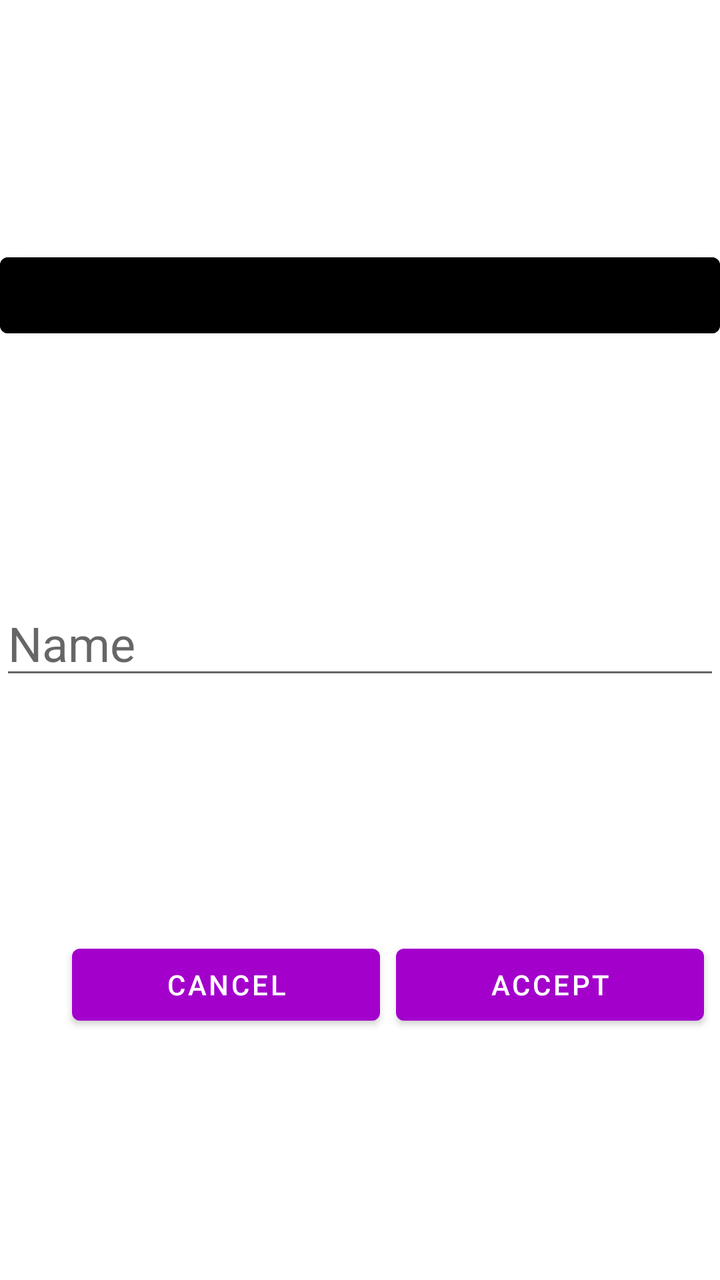
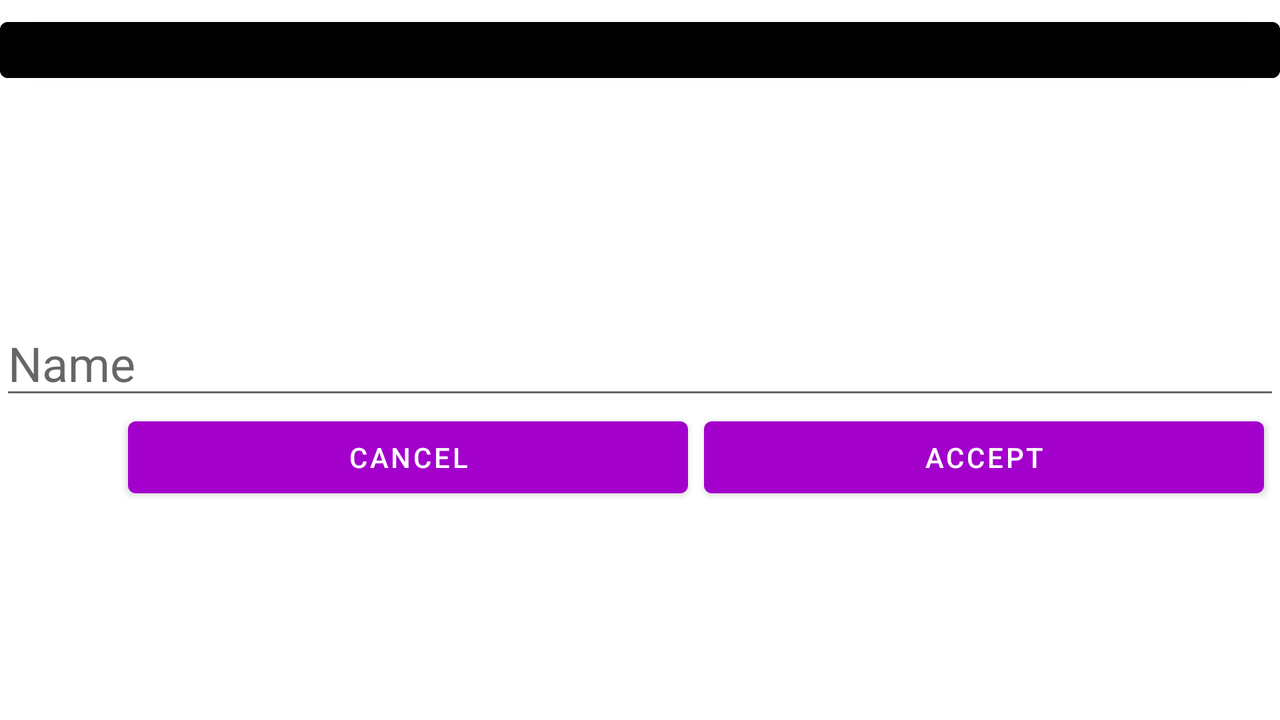

One screen, two layout resources from the same app: the default and the repository's alternative for another configuration. Each is rendered where Android would select it; the XML of both is given below.
<!-- AndroidManifest.xml: application theme Theme.NetworkBM -->
<!-- res/layout/ajout_objet_form.xml -->
<?xml version="1.0" encoding="utf-8"?>
<androidx.constraintlayout.widget.ConstraintLayout xmlns:android="http://schemas.android.com/apk/res/android"
    xmlns:app="http://schemas.android.com/apk/res-auto"
    xmlns:tools="http://schemas.android.com/tools"
    android:id="@+id/bitIcon1"
    android:layout_width="match_parent"
    android:layout_height="match_parent">

    <androidx.constraintlayout.widget.Guideline
        android:id="@+id/guideline"
        android:layout_width="wrap_content"
        android:layout_height="wrap_content"
        android:orientation="vertical"
        app:layout_constraintGuide_percent="0.10" />

    <EditText
        android:id="@+id/editTextNom"
        android:layout_width="match_parent"
        android:layout_height="wrap_content"
        android:autofillHints="Nom"
        android:hint="@string/name"
        android:textSize="24sp"
        app:layout_constraintBottom_toBottomOf="parent"
        app:layout_constraintTop_toTopOf="parent" />


    <LinearLayout
        android:id="@+id/listCouleurs"
        android:layout_width="match_parent"
        android:layout_height="50dp"
        android:orientation="horizontal"
        app:layout_constraintBottom_toTopOf="@+id/editTextNom"
        app:layout_constraintTop_toTopOf="parent">

        <Button
            android:id="@+id/butCol1"
            android:layout_width="wrap_content"
            android:layout_height="match_parent"
            android:layout_weight="1"
            android:backgroundTint="@color/black"
            android:textColor="@color/white" />
    </LinearLayout>

    <LinearLayout
        android:id="@+id/listIcones"
        android:layout_width="match_parent"
        android:layout_height="50dp"
        android:orientation="horizontal"
        app:layout_constraintTop_toBottomOf="@+id/listCouleurs">

        <ImageButton
            android:id="@+id/butIcon1"
            android:layout_width="wrap_content"
            android:layout_height="wrap_content"
            android:layout_weight="1"
            android:background="@color/black"
            android:scaleType="fitCenter"
            tools:srcCompat="@tools:sample/avatars" />

    </LinearLayout>

    <Button
        android:id="@+id/buttonAnnuler"
        android:layout_width="0dp"
        android:layout_height="wrap_content"
        android:layout_marginRight="8dp"
        android:text="@string/cancel"
        app:layout_constraintBottom_toBottomOf="parent"
        app:layout_constraintEnd_toStartOf="@+id/buttonValider"
        app:layout_constraintHorizontal_chainStyle="packed"
        app:layout_constraintStart_toEndOf="@id/guideline"
        app:layout_constraintTop_toBottomOf="@+id/editTextNom" />

    <Button
        android:id="@+id/buttonValider"
        android:layout_width="0dp"
        android:layout_height="wrap_content"
        android:layout_marginEnd="8dp"
        android:text="@string/accept"
        app:layout_constraintEnd_toEndOf="parent"
        app:layout_constraintHorizontal_bias="0.5"
        app:layout_constraintStart_toEndOf="@+id/buttonAnnuler"
        app:layout_constraintTop_toTopOf="@+id/buttonAnnuler" />

    <Button
        android:id="@+id/buttonSupprimer"
        android:layout_width="0dp"
        android:layout_height="wrap_content"
        android:layout_marginTop="56dp"
        android:layout_marginEnd="8dp"
        android:text="@string/delete"
        android:visibility="invisible"
        app:layout_constraintEnd_toEndOf="parent"
        app:layout_constraintHorizontal_bias="0.0"
        app:layout_constraintStart_toEndOf="@+id/buttonAnnuler"
        app:layout_constraintTop_toBottomOf="@+id/buttonValider"
        app:layout_constraintTop_toTopOf="@+id/buttonAnnuler" />
</androidx.constraintlayout.widget.ConstraintLayout>
<!-- resources referenced by this layout -->
<resources>
  <color name="black">#FF000000</color>
  <color name="white">#FFFFFFFF</color>
  <string name="accept">Accept</string>
  <string name="cancel">Cancel</string>
  <string name="delete">Delete</string>
  <string name="name">Name</string>
  <style name="Theme.NetworkBM" parent="Theme.MaterialComponents.DayNight.DarkActionBar">
          
          <item name="colorPrimary">@color/purple_princ</item>
          <item name="colorPrimaryVariant">@color/purple_princ</item>
          <item name="colorOnPrimary">@color/white</item>
          
          <item name="colorSecondary">@color/teal_200</item>
          <item name="colorSecondaryVariant">@color/teal_700</item>
          <item name="colorOnSecondary">@color/black</item>
          
          <item name="android:statusBarColor" tools:targetApi="l">?attr/colorPrimaryVariant</item>
          
      </style>
  <color name="purple_princ">#A300CC</color>
  <color name="teal_200">#FF03DAC5</color>
  <color name="teal_700">#FF018786</color>
</resources>
<!-- res/layout-land/ajout_objet_form.xml (the repository's variant of the layout above) -->
<!-- drawn on the phone turned sideways -->
<?xml version="1.0" encoding="utf-8"?>
<androidx.constraintlayout.widget.ConstraintLayout xmlns:android="http://schemas.android.com/apk/res/android"
    xmlns:app="http://schemas.android.com/apk/res-auto"
    xmlns:tools="http://schemas.android.com/tools"
    android:id="@+id/bitIcon1"
    android:layout_width="match_parent"
    android:layout_height="match_parent">

    <androidx.constraintlayout.widget.Guideline
        android:id="@+id/guideline"
        android:layout_width="wrap_content"
        android:layout_height="wrap_content"
        android:orientation="vertical"
        app:layout_constraintGuide_percent="0.10" />

    <EditText
        android:id="@+id/editTextNom"
        android:layout_width="match_parent"
        android:layout_height="wrap_content"
        android:autofillHints="Nom"
        android:hint="@string/name"
        android:textSize="24sp"
        app:layout_constraintBottom_toBottomOf="parent"
        app:layout_constraintTop_toTopOf="parent" />


    <LinearLayout
        android:id="@+id/listCouleurs"
        android:layout_width="match_parent"
        android:layout_height="40dp"
        android:layout_marginTop="5dp"
        android:orientation="horizontal"
        app:layout_constraintTop_toTopOf="parent">

        <Button
            android:id="@+id/butCol1"
            android:layout_width="wrap_content"
            android:layout_height="match_parent"
            android:layout_weight="1"
            android:backgroundTint="@color/black"
            android:textColor="@color/white" />
    </LinearLayout>

    <LinearLayout
        android:id="@+id/listIcones"
        android:layout_width="match_parent"
        android:layout_height="40dp"
        android:orientation="horizontal"
        app:layout_constraintTop_toBottomOf="@+id/listCouleurs">

        <ImageButton
            android:id="@+id/butIcon1"
            android:layout_width="wrap_content"
            android:layout_height="wrap_content"
            android:layout_weight="1"
            android:background="@color/black"
            android:scaleType="fitCenter"
            tools:srcCompat="@tools:sample/avatars" />

    </LinearLayout>

    <Button
        android:id="@+id/buttonAnnuler"
        android:layout_width="0dp"
        android:layout_height="wrap_content"
        android:layout_marginRight="8dp"
        android:text="@string/cancel"
        app:layout_constraintEnd_toStartOf="@+id/buttonValider"
        app:layout_constraintHorizontal_chainStyle="packed"
        app:layout_constraintStart_toEndOf="@id/guideline"
        app:layout_constraintTop_toBottomOf="@+id/editTextNom" />

    <Button
        android:id="@+id/buttonValider"
        android:layout_width="0dp"
        android:layout_height="wrap_content"
        android:layout_marginEnd="8dp"
        android:text="@string/accept"
        app:layout_constraintEnd_toEndOf="parent"
        app:layout_constraintHorizontal_bias="0.5"
        app:layout_constraintStart_toEndOf="@+id/buttonAnnuler"
        app:layout_constraintTop_toTopOf="@+id/buttonAnnuler" />

    <Button
        android:id="@+id/buttonSupprimer"
        android:layout_width="0dp"
        android:layout_height="wrap_content"
        android:layout_marginTop="56dp"
        android:layout_marginEnd="8dp"
        android:text="@string/delete"
        android:visibility="invisible"
        app:layout_constraintEnd_toEndOf="parent"
        app:layout_constraintHorizontal_bias="0.0"
        app:layout_constraintStart_toEndOf="@+id/buttonAnnuler"
        app:layout_constraintTop_toBottomOf="@+id/buttonValider"
        app:layout_constraintTop_toTopOf="@+id/buttonAnnuler" />
</androidx.constraintlayout.widget.ConstraintLayout>
